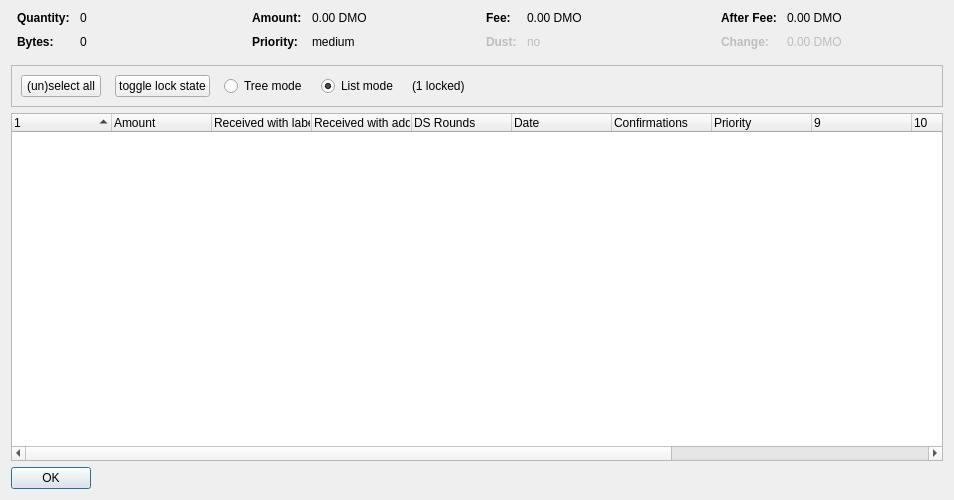
<?xml version="1.0" encoding="UTF-8"?>
<ui version="4.0">
 <class>CoinControlDialog</class>
 <widget class="QDialog" name="CoinControlDialog">
  <property name="geometry">
   <rect>
    <x>0</x>
    <y>0</y>
    <width>954</width>
    <height>500</height>
   </rect>
  </property>
  <property name="windowTitle">
   <string>Coin Selection</string>
  </property>
  <layout class="QVBoxLayout" name="verticalLayout">
   <item>
    <layout class="QHBoxLayout" name="horizontalLayoutTop" stretch="0,0,0,0">
     <property name="topMargin">
      <number>0</number>
     </property>
     <property name="bottomMargin">
      <number>10</number>
     </property>
     <item>
      <layout class="QFormLayout" name="formLayoutCoinControl1">
       <property name="horizontalSpacing">
        <number>10</number>
       </property>
       <property name="verticalSpacing">
        <number>10</number>
       </property>
       <property name="leftMargin">
        <number>6</number>
       </property>
       <property name="rightMargin">
        <number>6</number>
       </property>
       <item row="0" column="0">
        <widget class="QLabel" name="labelCoinControlQuantityText">
         <property name="font">
          <font>
           <weight>75</weight>
           <bold>true</bold>
          </font>
         </property>
         <property name="text">
          <string>Quantity:</string>
         </property>
        </widget>
       </item>
       <item row="0" column="1">
        <widget class="QLabel" name="labelCoinControlQuantity">
         <property name="cursor">
          <cursorShape>IBeamCursor</cursorShape>
         </property>
         <property name="contextMenuPolicy">
          <enum>Qt::ActionsContextMenu</enum>
         </property>
         <property name="text">
          <string notr="true">0</string>
         </property>
         <property name="textInteractionFlags">
          <set>Qt::LinksAccessibleByMouse|Qt::TextSelectableByKeyboard|Qt::TextSelectableByMouse</set>
         </property>
        </widget>
       </item>
       <item row="1" column="0">
        <widget class="QLabel" name="labelCoinControlBytesText">
         <property name="font">
          <font>
           <weight>75</weight>
           <bold>true</bold>
          </font>
         </property>
         <property name="text">
          <string>Bytes:</string>
         </property>
        </widget>
       </item>
       <item row="1" column="1">
        <widget class="QLabel" name="labelCoinControlBytes">
         <property name="cursor">
          <cursorShape>IBeamCursor</cursorShape>
         </property>
         <property name="contextMenuPolicy">
          <enum>Qt::ActionsContextMenu</enum>
         </property>
         <property name="text">
          <string notr="true">0</string>
         </property>
         <property name="textInteractionFlags">
          <set>Qt::LinksAccessibleByMouse|Qt::TextSelectableByKeyboard|Qt::TextSelectableByMouse</set>
         </property>
        </widget>
       </item>
      </layout>
     </item>
     <item>
      <layout class="QFormLayout" name="formLayoutCoinControl2">
       <property name="horizontalSpacing">
        <number>10</number>
       </property>
       <property name="verticalSpacing">
        <number>10</number>
       </property>
       <property name="leftMargin">
        <number>6</number>
       </property>
       <property name="rightMargin">
        <number>6</number>
       </property>
       <item row="0" column="0">
        <widget class="QLabel" name="labelCoinControlAmountText">
         <property name="font">
          <font>
           <weight>75</weight>
           <bold>true</bold>
          </font>
         </property>
         <property name="text">
          <string>Amount:</string>
         </property>
        </widget>
       </item>
       <item row="0" column="1">
        <widget class="QLabel" name="labelCoinControlAmount">
         <property name="cursor">
          <cursorShape>IBeamCursor</cursorShape>
         </property>
         <property name="contextMenuPolicy">
          <enum>Qt::ActionsContextMenu</enum>
         </property>
         <property name="text">
          <string notr="true">0.00 DMO</string>
         </property>
         <property name="textInteractionFlags">
          <set>Qt::LinksAccessibleByMouse|Qt::TextSelectableByKeyboard|Qt::TextSelectableByMouse</set>
         </property>
        </widget>
       </item>
       <item row="1" column="0">
        <widget class="QLabel" name="labelCoinControlPriorityText">
         <property name="font">
          <font>
           <weight>75</weight>
           <bold>true</bold>
          </font>
         </property>
         <property name="text">
          <string>Priority:</string>
         </property>
        </widget>
       </item>
       <item row="1" column="1">
        <widget class="QLabel" name="labelCoinControlPriority">
         <property name="cursor">
          <cursorShape>IBeamCursor</cursorShape>
         </property>
         <property name="contextMenuPolicy">
          <enum>Qt::ActionsContextMenu</enum>
         </property>
         <property name="text">
          <string>medium</string>
         </property>
         <property name="textInteractionFlags">
          <set>Qt::LinksAccessibleByMouse|Qt::TextSelectableByKeyboard|Qt::TextSelectableByMouse</set>
         </property>
        </widget>
       </item>
      </layout>
     </item>
     <item>
      <layout class="QFormLayout" name="formLayoutCoinControl3">
       <property name="horizontalSpacing">
        <number>10</number>
       </property>
       <property name="verticalSpacing">
        <number>10</number>
       </property>
       <property name="leftMargin">
        <number>6</number>
       </property>
       <property name="rightMargin">
        <number>6</number>
       </property>
       <item row="0" column="0">
        <widget class="QLabel" name="labelCoinControlFeeText">
         <property name="font">
          <font>
           <weight>75</weight>
           <bold>true</bold>
          </font>
         </property>
         <property name="text">
          <string>Fee:</string>
         </property>
        </widget>
       </item>
       <item row="0" column="1">
        <widget class="QLabel" name="labelCoinControlFee">
         <property name="cursor">
          <cursorShape>IBeamCursor</cursorShape>
         </property>
         <property name="contextMenuPolicy">
          <enum>Qt::ActionsContextMenu</enum>
         </property>
         <property name="text">
          <string notr="true">0.00 DMO</string>
         </property>
         <property name="textInteractionFlags">
          <set>Qt::LinksAccessibleByMouse|Qt::TextSelectableByKeyboard|Qt::TextSelectableByMouse</set>
         </property>
        </widget>
       </item>
       <item row="1" column="0">
        <widget class="QLabel" name="labelCoinControlLowOutputText">
         <property name="enabled">
          <bool>false</bool>
         </property>
         <property name="font">
          <font>
           <weight>75</weight>
           <bold>true</bold>
          </font>
         </property>
         <property name="text">
          <string>Dust:</string>
         </property>
        </widget>
       </item>
       <item row="1" column="1">
        <widget class="QLabel" name="labelCoinControlLowOutput">
         <property name="enabled">
          <bool>false</bool>
         </property>
         <property name="cursor">
          <cursorShape>IBeamCursor</cursorShape>
         </property>
         <property name="contextMenuPolicy">
          <enum>Qt::ActionsContextMenu</enum>
         </property>
         <property name="text">
          <string>no</string>
         </property>
         <property name="textInteractionFlags">
          <set>Qt::LinksAccessibleByMouse|Qt::TextSelectableByKeyboard|Qt::TextSelectableByMouse</set>
         </property>
        </widget>
       </item>
      </layout>
     </item>
     <item>
      <layout class="QFormLayout" name="formLayoutCoinControl4">
       <property name="horizontalSpacing">
        <number>10</number>
       </property>
       <property name="verticalSpacing">
        <number>10</number>
       </property>
       <property name="leftMargin">
        <number>6</number>
       </property>
       <property name="rightMargin">
        <number>6</number>
       </property>
       <item row="0" column="0">
        <widget class="QLabel" name="labelCoinControlAfterFeeText">
         <property name="font">
          <font>
           <weight>75</weight>
           <bold>true</bold>
          </font>
         </property>
         <property name="text">
          <string>After Fee:</string>
         </property>
        </widget>
       </item>
       <item row="0" column="1">
        <widget class="QLabel" name="labelCoinControlAfterFee">
         <property name="cursor">
          <cursorShape>IBeamCursor</cursorShape>
         </property>
         <property name="contextMenuPolicy">
          <enum>Qt::ActionsContextMenu</enum>
         </property>
         <property name="text">
          <string notr="true">0.00 DMO</string>
         </property>
         <property name="textInteractionFlags">
          <set>Qt::LinksAccessibleByMouse|Qt::TextSelectableByKeyboard|Qt::TextSelectableByMouse</set>
         </property>
        </widget>
       </item>
       <item row="1" column="0">
        <widget class="QLabel" name="labelCoinControlChangeText">
         <property name="enabled">
          <bool>false</bool>
         </property>
         <property name="font">
          <font>
           <weight>75</weight>
           <bold>true</bold>
          </font>
         </property>
         <property name="text">
          <string>Change:</string>
         </property>
        </widget>
       </item>
       <item row="1" column="1">
        <widget class="QLabel" name="labelCoinControlChange">
         <property name="enabled">
          <bool>false</bool>
         </property>
         <property name="cursor">
          <cursorShape>IBeamCursor</cursorShape>
         </property>
         <property name="contextMenuPolicy">
          <enum>Qt::ActionsContextMenu</enum>
         </property>
         <property name="text">
          <string notr="true">0.00 DMO</string>
         </property>
         <property name="textInteractionFlags">
          <set>Qt::LinksAccessibleByMouse|Qt::TextSelectableByKeyboard|Qt::TextSelectableByMouse</set>
         </property>
        </widget>
       </item>
      </layout>
     </item>
    </layout>
   </item>
   <item>
    <widget class="QFrame" name="frame">
     <property name="minimumSize">
      <size>
       <width>0</width>
       <height>40</height>
      </size>
     </property>
     <property name="frameShape">
      <enum>QFrame::StyledPanel</enum>
     </property>
     <property name="frameShadow">
      <enum>QFrame::Sunken</enum>
     </property>
     <layout class="QHBoxLayout" name="horizontalLayout">
      <item>
       <layout class="QHBoxLayout" name="horizontalLayoutPanel" stretch="0,0,0,0,0,0">
        <property name="spacing">
         <number>14</number>
        </property>
        <item>
         <widget class="QPushButton" name="pushButtonSelectAll">
          <property name="sizePolicy">
           <sizepolicy hsizetype="Maximum" vsizetype="Fixed">
            <horstretch>0</horstretch>
            <verstretch>0</verstretch>
           </sizepolicy>
          </property>
          <property name="text">
           <string>(un)select all</string>
          </property>
          <property name="autoDefault">
           <bool>false</bool>
          </property>
         </widget>
        </item>
        <item>
         <widget class="QPushButton" name="pushButtonToggleLock">
          <property name="sizePolicy">
           <sizepolicy hsizetype="Maximum" vsizetype="Fixed">
            <horstretch>0</horstretch>
            <verstretch>0</verstretch>
           </sizepolicy>
          </property>
          <property name="text">
           <string>toggle lock state</string>
          </property>
          <property name="autoDefault">
           <bool>false</bool>
          </property>
         </widget>
        </item>
        <item>
         <widget class="QRadioButton" name="radioTreeMode">
          <property name="sizePolicy">
           <sizepolicy hsizetype="Maximum" vsizetype="Fixed">
            <horstretch>0</horstretch>
            <verstretch>0</verstretch>
           </sizepolicy>
          </property>
          <property name="text">
           <string>Tree mode</string>
          </property>
         </widget>
        </item>
        <item>
         <widget class="QRadioButton" name="radioListMode">
          <property name="sizePolicy">
           <sizepolicy hsizetype="Maximum" vsizetype="Fixed">
            <horstretch>0</horstretch>
            <verstretch>0</verstretch>
           </sizepolicy>
          </property>
          <property name="text">
           <string>List mode</string>
          </property>
          <property name="checked">
           <bool>true</bool>
          </property>
         </widget>
        </item>
        <item>
         <widget class="QLabel" name="labelLocked">
          <property name="text">
           <string>(1 locked)</string>
          </property>
         </widget>
        </item>
        <item>
         <spacer name="horizontalSpacer">
          <property name="orientation">
           <enum>Qt::Horizontal</enum>
          </property>
          <property name="sizeHint" stdset="0">
           <size>
            <width>40</width>
            <height>20</height>
           </size>
          </property>
         </spacer>
        </item>
       </layout>
      </item>
     </layout>
    </widget>
   </item>
   <item>
    <widget class="CoinControlTreeWidget" name="treeWidget">
     <property name="contextMenuPolicy">
      <enum>Qt::CustomContextMenu</enum>
     </property>
     <property name="sortingEnabled">
      <bool>false</bool>
     </property>
     <property name="columnCount">
      <number>13</number>
     </property>
     <attribute name="headerShowSortIndicator" stdset="0">
      <bool>true</bool>
     </attribute>
     <attribute name="headerStretchLastSection">
      <bool>false</bool>
     </attribute>
     <column>
      <property name="text">
       <string/>
      </property>
     </column>
     <column>
      <property name="text">
       <string>Amount</string>
      </property>
     </column>
     <column>
      <property name="text">
       <string>Received with label</string>
      </property>
     </column>
     <column>
      <property name="text">
       <string>Received with address</string>
      </property>
     </column>
     <column>
      <property name="text">
       <string>DS Rounds</string>
      </property>
     </column>
     <column>
      <property name="text">
       <string>Date</string>
      </property>
     </column>
     <column>
      <property name="text">
       <string>Confirmations</string>
      </property>
      <property name="toolTip">
       <string>Confirmed</string>
      </property>
     </column>
     <column>
      <property name="text">
       <string>Priority</string>
      </property>
     </column>
     <column>
      <property name="text">
       <string/>
      </property>
     </column>
     <column>
      <property name="text">
       <string/>
      </property>
     </column>
     <column>
      <property name="text">
       <string/>
      </property>
     </column>
     <column>
      <property name="text">
       <string/>
      </property>
     </column>
     <column>
      <property name="text">
       <string/>
      </property>
     </column>
    </widget>
   </item>
   <item>
    <widget class="QDialogButtonBox" name="buttonBox">
     <property name="sizePolicy">
      <sizepolicy hsizetype="Maximum" vsizetype="Fixed">
       <horstretch>0</horstretch>
       <verstretch>0</verstretch>
      </sizepolicy>
     </property>
     <property name="orientation">
      <enum>Qt::Horizontal</enum>
     </property>
     <property name="standardButtons">
      <set>QDialogButtonBox::Ok</set>
     </property>
    </widget>
   </item>
  </layout>
 </widget>
 <customwidgets>
  <customwidget>
   <class>CoinControlTreeWidget</class>
   <extends>QTreeWidget</extends>
   <header>coincontroltreewidget.h</header>
  </customwidget>
 </customwidgets>
 <resources/>
 <connections/>
</ui>
